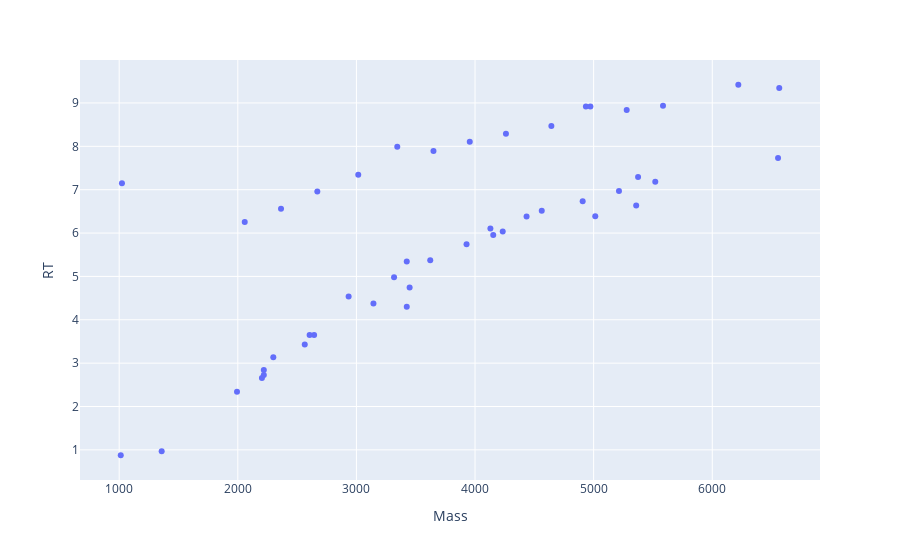

Notebook code for this chart:
### Code cell
# fullmass = 6600.0153 #6898.0210 # mix2
# fullmass = 7522.0681 #7088.0479 #7079.0513 #6954.9478 #6781.0426 # # # mix5
# fullmass = 6859.019  # mix5 Sulfo Cy3 5'
# fullmass = 6781.0487 #6353.872 # mix12
# fullmass = 6597.119 #6345.922 # cmc
fullmass = 6859.019
df1, _ = computational_data_seperation(df_sample, df_sample, full_mass=fullmass, error=0.1)
plotly_zone(df1)
df1.shape

### Figure 1 — Plotly figure (JSON) as saved in the notebook; plotly's stock layout.template omitted (floating-point values rounded to 4 significant figures)
{"data": [{"hovertemplate": "Mass=%{x}<br>RT=%{y}<extra></extra>", "legendgroup": "", "marker": {"color": "#636efa", "symbol": "circle"}, "mode": "markers", "name": "", "orientation": "v", "showlegend": false, "type": "scatter", "x": [4130.0, 2219.0, 2219.0, 2203.0, 3956.0, 3928.0, 2058.0, 5585.0, 1993.0, 5520.0, 3650.0, 3622.0, 5375.0, 5359.0, 5279.0, 5214.0, 1358.0, 3448.0, 3424.0, 3424.0, 3345.0, 3317.0, 1023.0, 1013.0, 5014.0, 4973.0, 4935.0, 6565.0, 6555.0, 4908.0, 3143.0, 3016.0, 2934.0, 4644.0, 4563.0, 6220.0, 2670.0, 2643.0, 2605.0, 4435.0, 2564.0, 4261.0, 4233.0, 2364.0, 2299.0, 4153.0], "xaxis": "x", "y": [6.107, 2.724, 2.842, 2.656, 8.107, 5.739, 6.256, 8.938, 2.342, 7.183, 7.894, 5.37, 7.291, 6.634, 8.837, 6.968, 0.971, 4.743, 4.298, 5.346, 7.99, 4.982, 7.148, 0.876, 6.386, 8.918, 8.917, 9.345, 7.728, 6.733, 4.373, 7.343, 4.536, 8.466, 6.513, 9.42, 6.959, 3.647, 3.647, 6.382, 3.43, 8.29, 6.037, 6.56, 3.137, 5.956], "yaxis": "y"}], "layout": {"legend": {"tracegroupgap": 0}, "margin": {"t": 60}, "xaxis": {"anchor": "y", "domain": [0, 1], "title": {"text": "Mass"}}, "yaxis": {"anchor": "x", "domain": [0, 1], "title": {"text": "RT"}}}}
